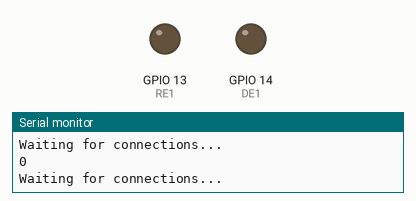
This sketch was run on a simulated ESP32. Parts: output pins drawn as LEDs (lit = HIGH), the last lines printed to the serial monitor. EEPROM starts erased; nothing arrives over Bluetooth unless stated; a phone connects over Bluetooth LE 3 s after start.

Above: at 1.5 s.
At 5.5 s:
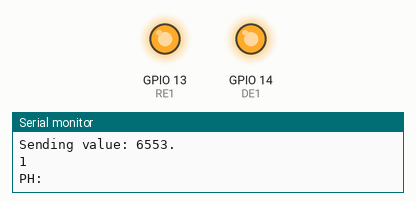
Timing chart, 0 to 5.8 s (numbered marks = the images above):
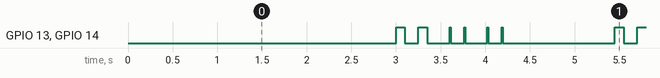

The sketch:

soil_ota_web.ino
```cpp
//#include <ESP8266WiFi.h>
#include "offset_memory.h"
#include "sensor.h"
#include <BLEDevice.h>
#include <BLEServer.h>
#include <BLEUtils.h>
#include <BLE2902.h>

// BLE Server variables
BLEServer *pServer;


BLECharacteristic *pPHvalueCharacteristic;
BLECharacteristic *pConductivityCharacteristic;
BLECharacteristic *pMoistureCharacteristic;
BLECharacteristic *pTemperatureCharacteristic;

bool deviceConnected = false;

// BLE Service UUID
#define SERVICE_UUID "4524248a-2ba4-11ee-be56-0242ac120002"

// BLE Service Characteristics for different soil properties

#define PHVALUE_CHARACTERISTIC_UUID "45242b06-2ba4-11ee-be56-0242ac120002"
#define CONDUCTIVITY_CHARACTERISTIC_UUID "45242e3a-2ba4-11ee-be56-0242ac120002"
#define MOISTURE_CHARACTERISTIC_UUID "4524301a-2ba4-11ee-be56-0242ac120002"
#define TEMPERATURE_CHARACTERISTIC_UUID "452431c8-2ba4-11ee-be56-0242ac120002"


// Callback class for BLE server events
class MyServerCallbacks : public BLEServerCallbacks
{
  void onConnect(BLEServer *pServer)
  {
    deviceConnected = true;
  }

  void onDisconnect(BLEServer *pServer)
  {
    deviceConnected = false;
  }
};


void setup(void) {

  Serial.begin(115200);
   // Initialize BLE Server
  BLEServerInit();

  setup_sensor();
  read_offset();
}

void loop(void) {

  Serial.println(deviceConnected);
  if (deviceConnected)
  {
    dataRead_print();
    characteristicNotify(pPHvalueCharacteristic, phv_arr);
    characteristicNotify(pConductivityCharacteristic, con_arr);
    characteristicNotify(pMoistureCharacteristic, moi_arr);
    characteristicNotify(pTemperatureCharacteristic, tem_arr);
    delay(1000);
  }
  else{
    pServer->getAdvertising()->start();
    Serial.println("Waiting for connections...");
    delay(1000);
  }
}


void characteristicNotify(BLECharacteristic *pCharacteristic, char *value)
{
  // Update the characteristic value with data from sensors or other sources
  pCharacteristic->setValue(value);
  // Notify/Indicate the value to the connected client
  pCharacteristic->notify();
  Serial.print("Sending value: ");
  Serial.println(value);
}

void BLEServerInit()
{
  // Create the BLE Server
  BLEDevice::init("MyESP32");
  pServer = BLEDevice::createServer();
  pServer->setCallbacks(new MyServerCallbacks());

  // Create the BLE Service
  BLEService *pService = pServer->createService(SERVICE_UUID);

  // Create the BLE Characteristics
  pPHvalueCharacteristic = pService->createCharacteristic(
      PHVALUE_CHARACTERISTIC_UUID,
      BLECharacteristic::PROPERTY_WRITE |
          BLECharacteristic::PROPERTY_NOTIFY);

  pConductivityCharacteristic = pService->createCharacteristic(
      CONDUCTIVITY_CHARACTERISTIC_UUID,
      BLECharacteristic::PROPERTY_WRITE |
          BLECharacteristic::PROPERTY_NOTIFY);

  pMoistureCharacteristic = pService->createCharacteristic(
      MOISTURE_CHARACTERISTIC_UUID,
      BLECharacteristic::PROPERTY_WRITE |
          BLECharacteristic::PROPERTY_NOTIFY);

  pTemperatureCharacteristic = pService->createCharacteristic(
      TEMPERATURE_CHARACTERISTIC_UUID,
      BLECharacteristic::PROPERTY_WRITE |
          BLECharacteristic::PROPERTY_NOTIFY);

  // Add a descriptor for the Characteristic
  pPHvalueCharacteristic->addDescriptor(new BLE2902());
  pConductivityCharacteristic->addDescriptor(new BLE2902());
  pMoistureCharacteristic->addDescriptor(new BLE2902());
  pTemperatureCharacteristic->addDescriptor(new BLE2902());

  // Start the service
  pService->start();

  // Start advertising
  pServer->getAdvertising()->start();
  Serial.println("Waiting for connections...");
}
```

offset_memory.h
```cpp
#include <EEPROM.h>
uint8_t addMOI = 160, addCON = 320, addPH = 0, addNIT = 40, addPHO = 80, addPOT = 120, addNIT2 = 200, addPHO2 = 240, addPOT2 = 280;
float off_valMOI = 0, off_valCON = 0, off_valPH = 0, off_valNIT = 0, off_valPHO = 0, off_valPOT = 0, off_valNIT2 = 0, off_valPHO2 = 0, off_valPOT2 = 0;

void store_offsetMOI(float valMOI){
  EEPROM.put(addMOI,valMOI); // Writes the value to EEPROM
  EEPROM.commit();
}
void store_offsetCON(float valCON){
  EEPROM.put(addCON,valCON); // Writes the value to EEPROM
  EEPROM.commit();
}
void store_offsetPH(float valPH){
  EEPROM.put(addPH,valPH); // Writes the value to EEPROM
  EEPROM.commit();
}

void store_offsetNIT(float off_valNIT){
  EEPROM.put(addNIT,off_valNIT); // Writes the value to EEPROM
  EEPROM.commit();
}

void store_offsetPHO(float off_valPHO){
  EEPROM.put(addPHO,off_valPHO); // Writes the value to EEPROM
  EEPROM.commit();
}

void store_offsetPOT(float off_valPOT){
  EEPROM.put(addPOT,off_valPOT); // Writes the value to EEPROM
  EEPROM.commit();
}


void read_offset(){
  off_valMOI = 0;
  off_valCON = 0;
  off_valPH = 0;
  off_valNIT = 0;
  off_valPHO = 0;
  off_valPOT = 0;
  EEPROM.get(addMOI,off_valMOI);
  EEPROM.get(addPH,off_valCON);
  EEPROM.get(addPH,off_valPH);
  EEPROM.get(addNIT,off_valNIT);
  EEPROM.get(addPHO,off_valPHO);
  EEPROM.get(addPOT,off_valPOT);
}

void store_offsetNIT2(float off_valNIT2){
  EEPROM.put(addNIT2,off_valNIT2); // Writes the value to EEPROM
  EEPROM.commit();
}

void store_offsetPHO2(float off_valPHO2){
  EEPROM.put(addPHO2,off_valPHO2); // Writes the value to EEPROM
  EEPROM.commit();
}

void store_offsetPOT2(float off_valPOT2){
  EEPROM.put(addPOT2,off_valPOT2); // Writes the value to EEPROM
  EEPROM.commit();
}


void read_offset2(){
  off_valNIT2 = 0;
  off_valPHO2 = 0;
  off_valPOT2 = 0;
  EEPROM.get(addNIT2,off_valNIT2);
  EEPROM.get(addPHO2,off_valPHO2);
  EEPROM.get(addPOT2,off_valPOT2);
}

void setupEEPROM(){
  EEPROM.begin(4096);
  for(int i=0; i<100; i++){
  }
}
```

sensor.h
```cpp
#include <SoftwareSerial.h>

#define RE1 13 //9
#define DE1 14 //10

const byte cond[] = { 0x01, 0x03, 0x00, 0x15, 0x00, 0x01, 0x95, 0xce };
const byte temp[] = { 0x01, 0x03, 0x00, 0x12, 0x00, 0x02, 0x64, 0x0e };
const byte mois[] = { 0x01, 0x03, 0x00, 0x12, 0x00, 0x01, 0x24, 0x0f };
const byte ph[] = { 0x01, 0x03, 0x00, 0x06, 0x00, 0x01, 0x64, 0x0b };

byte values[11];
SoftwareSerial mod1(33, 32);  //D7 D3,D1

float tem = 0.0;
int con = 0;
float phv = 0;
float moi = 0;

char tem_arr[6];
char con_arr[6];
char phv_arr[6];
char moi_arr[6];

void setup_sensor() {
  mod1.begin(9600);
  pinMode(RE1, OUTPUT);
  pinMode(DE1, OUTPUT);
}

int conductivity() {
  digitalWrite(DE1, HIGH);
  digitalWrite(RE1, HIGH);
  delay(10);
  if (mod1.write(cond, sizeof(cond)) == 8) {
    digitalWrite(DE1, LOW);
    digitalWrite(RE1, LOW);
    for (byte i = 0; i < 7; i++) {
      values[i] = mod1.read();
    }
    con = values[4] + 256 * values[3];
    con *= 10;
  }
  for (byte i = 0; i < 9; i++) {
    values[i] = 0;
  }
  String(con).toCharArray(con_arr, 6);
  return con;
}


float phvalue() {
  digitalWrite(DE1, HIGH);
  digitalWrite(RE1, HIGH);
  delay(100);
  if (mod1.write(ph, sizeof(ph)) == 8) {
    digitalWrite(DE1, LOW);
    digitalWrite(RE1, LOW);
    for (byte i = 0; i < 7; i++) {
      values[i] = mod1.read();
    }
    phv = values[4] + 256 * values[3];
    phv /= 100;
    for (byte i = 0; i < 9; i++) {
      values[i] = 0;
    }
  }
  String(phv).toCharArray(phv_arr, 6);
  return phv;
}

float moisture() {
  moi = values[4] + 256 * values[3];
  moi /= 10;
  for (byte i = 0; i < 9; i++) {
    values[i] = 0;
  }
  String(moi).toCharArray(moi_arr, 6);
  return moi;
}


float temperature() {
  digitalWrite(DE1, HIGH);
  digitalWrite(RE1, HIGH);
  delay(10);
  if (mod1.write(temp, sizeof(temp)) == 8) {
    digitalWrite(DE1, LOW);
    digitalWrite(RE1, LOW);
    for (byte i = 0; i < 9; i++) {
      values[i] = mod1.read();
    }
    tem = values[6] + 256 * values[5];
    tem /= 10;
  }
  String(tem).toCharArray(tem_arr, 6);
  return tem;
}

void dataRead_print() {
  Serial.print("PH: ");
  phvalue();
  delay(150);
  phvalue();
  phv += off_valPH;
  Serial.print(phv);
  Serial.println(" pH");
  delay(250);

  Serial.print("Conductivity: ");
  conductivity();
  delay(150);
  conductivity();
  con += off_valCON;
  Serial.print(con);
  Serial.println(" us/cm");
  delay(250);

  Serial.print("Temperature: ");
  temperature();
  delay(150);
  temperature();
  moisture();
  Serial.print(tem);
  Serial.println(" °C");
  delay(250);

  Serial.print("Moisture: ");
  moi += off_valMOI;
  Serial.print(moi);
  Serial.println(" %");
  Serial.println("================");
  Serial.println();
}
```

Measured:
- by itself, GPIO 13 (RE1), GPIO 14 (DE1): repeats every 2.5 s: LOW 0.15 s, HIGH 0.10 s, LOW 0.25 s, HIGH 0.01 s, LOW 0.15 s, HIGH 0.01 s, LOW 0.25 s, HIGH 0.01 s, LOW 0.15 s, HIGH 0.01 s, LOW 1.3 s, HIGH 0.10 s
- by itself, everything shown: repeats every 2.5 s, in 6 steps
